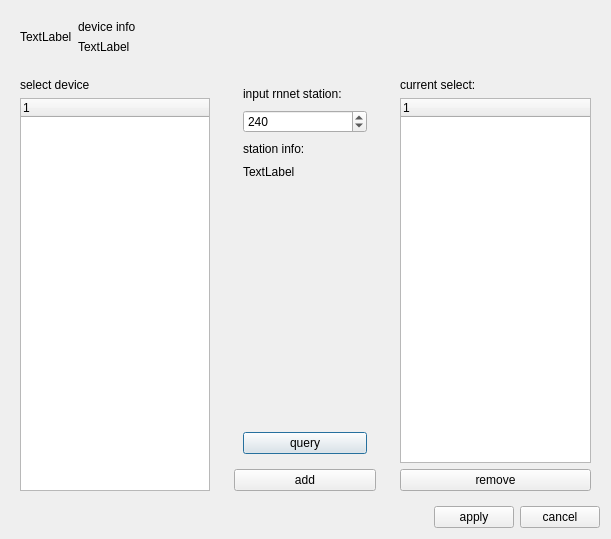
<?xml version="1.0" encoding="UTF-8"?>
<ui version="4.0">
 <class>ConfigDialog</class>
 <widget class="QDialog" name="ConfigDialog">
  <property name="geometry">
   <rect>
    <x>0</x>
    <y>0</y>
    <width>611</width>
    <height>539</height>
   </rect>
  </property>
  <property name="windowTitle">
   <string>Dialog</string>
  </property>
  <layout class="QGridLayout" name="gridLayout" rowstretch="0,1,0">
   <item row="0" column="0" colspan="3">
    <widget class="QWidget" name="widget_deviceInfo" native="true">
     <layout class="QHBoxLayout" name="horizontalLayout" stretch="0,1">
      <item>
       <widget class="QLabel" name="label_image">
        <property name="text">
         <string>TextLabel</string>
        </property>
       </widget>
      </item>
      <item>
       <layout class="QVBoxLayout" name="verticalLayout" stretch="0,1">
        <item>
         <widget class="QLabel" name="label_deviceTitle">
          <property name="text">
           <string>device info</string>
          </property>
         </widget>
        </item>
        <item>
         <widget class="QLabel" name="label_deviceInfo">
          <property name="text">
           <string>TextLabel</string>
          </property>
          <property name="alignment">
           <set>Qt::AlignLeading|Qt::AlignLeft|Qt::AlignTop</set>
          </property>
         </widget>
        </item>
       </layout>
      </item>
     </layout>
    </widget>
   </item>
   <item row="1" column="0">
    <widget class="QWidget" name="widget_srcTree" native="true">
     <layout class="QVBoxLayout" name="verticalLayout_3">
      <item>
       <widget class="QLabel" name="label_2">
        <property name="text">
         <string>select device</string>
        </property>
       </widget>
      </item>
      <item>
       <widget class="QTreeWidget" name="treeWidget_src">
        <property name="minimumSize">
         <size>
          <width>128</width>
          <height>0</height>
         </size>
        </property>
        <column>
         <property name="text">
          <string>1</string>
         </property>
        </column>
       </widget>
      </item>
     </layout>
    </widget>
   </item>
   <item row="1" column="1">
    <widget class="QWidget" name="widget_controlPanel" native="true">
     <property name="minimumSize">
      <size>
       <width>160</width>
       <height>0</height>
      </size>
     </property>
     <layout class="QVBoxLayout" name="verticalLayout_4">
      <item>
       <widget class="QWidget" name="widget_rnCtlPanel" native="true">
        <layout class="QVBoxLayout" name="verticalLayout_5" stretch="0,0,0,1,0">
         <property name="spacing">
          <number>9</number>
         </property>
         <property name="bottomMargin">
          <number>9</number>
         </property>
         <item>
          <widget class="QLabel" name="label_3">
           <property name="text">
            <string>input rnnet station:</string>
           </property>
          </widget>
         </item>
         <item>
          <widget class="QSpinBox" name="spinBox_rnStation">
           <property name="maximum">
            <number>255</number>
           </property>
           <property name="value">
            <number>240</number>
           </property>
          </widget>
         </item>
         <item>
          <widget class="QLabel" name="label_stationInfo">
           <property name="text">
            <string>station info:</string>
           </property>
          </widget>
         </item>
         <item>
          <widget class="QLabel" name="label_queryList">
           <property name="text">
            <string>TextLabel</string>
           </property>
           <property name="alignment">
            <set>Qt::AlignLeading|Qt::AlignLeft|Qt::AlignTop</set>
           </property>
          </widget>
         </item>
         <item>
          <widget class="QPushButton" name="btn_query">
           <property name="text">
            <string>query</string>
           </property>
          </widget>
         </item>
        </layout>
       </widget>
      </item>
      <item>
       <widget class="QPushButton" name="btn_add">
        <property name="text">
         <string>add</string>
        </property>
       </widget>
      </item>
     </layout>
    </widget>
   </item>
   <item row="1" column="2">
    <widget class="QWidget" name="widget_dstTree" native="true">
     <layout class="QVBoxLayout" name="verticalLayout_6">
      <item>
       <widget class="QLabel" name="label_6">
        <property name="text">
         <string>current select:</string>
        </property>
       </widget>
      </item>
      <item>
       <widget class="QTreeWidget" name="treeWidget_dst">
        <property name="minimumSize">
         <size>
          <width>128</width>
          <height>0</height>
         </size>
        </property>
        <column>
         <property name="text">
          <string notr="true">1</string>
         </property>
        </column>
       </widget>
      </item>
      <item>
       <widget class="QPushButton" name="btn_remove">
        <property name="text">
         <string>remove</string>
        </property>
       </widget>
      </item>
     </layout>
    </widget>
   </item>
   <item row="2" column="0" colspan="3">
    <layout class="QHBoxLayout" name="horizontalLayout_2">
     <item>
      <spacer name="horizontalSpacer">
       <property name="orientation">
        <enum>Qt::Horizontal</enum>
       </property>
       <property name="sizeHint" stdset="0">
        <size>
         <width>40</width>
         <height>20</height>
        </size>
       </property>
      </spacer>
     </item>
     <item>
      <widget class="QPushButton" name="btn_apply">
       <property name="text">
        <string>apply</string>
       </property>
      </widget>
     </item>
     <item>
      <widget class="QPushButton" name="btn_cancel">
       <property name="text">
        <string>cancel</string>
       </property>
      </widget>
     </item>
    </layout>
   </item>
  </layout>
 </widget>
 <resources/>
 <connections/>
</ui>
